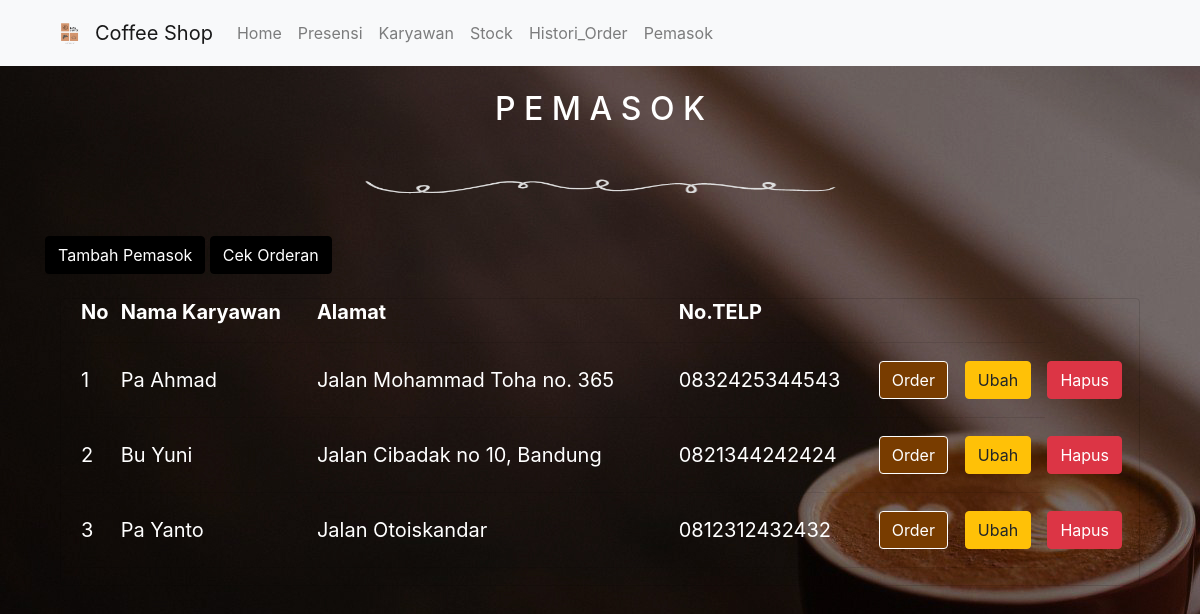
/public/pemasok, run on the app's committed database.
### tables this page shows
CREATE TABLE `pemasok` (
  `id` int(11) NOT NULL,
  `nama` varchar(288) NOT NULL,
  `alamat` varchar(288) NOT NULL,
  `notelp` varchar(20) NOT NULL
);

### app/core/Controller.php (called while the page is built, shortened)
<?php
class Controller {
	public function view($view ,$data = [])
	{
		require_once '../app/views/' . $view . '.php';
	}
	public function service($service){
		return new $service;
	}
}

### app/controllers/Pemasok.php (called while the page is built, shortened)
<?php
class Pemasok extends Controller
{
    public function index()
    {
        $data['judul'] = 'Pemasok';
        $data['pemasok'] = $this->service('Pemasok_Service')->getAll();
        $this->view('pemasok/index', $data);
    }
}

### app/core/App.php (called while the page is built, shortened)
<?php
class App{
	protected $method = 'index';
	protected $params = [];
	public function __construct()
	{
		$this->controller = new $this->controller;
		call_user_func_array([$this->controller, $this->method], $this->params);
	}
}

### public/index.php (called while the page is built, shortened)
<?php
$app = new App;
?>

### app/core/Database.php (called while the page is built, shortened)
<?php
class Database{
    private $host = DB_HOST;
    private $user = DB_USER;
    private $pass = DB_PASS;
    private $db_name = DB_NAME;
    private $dbh;
    private $stmt;
    function __construct()
	{
        $dsn = 'mysql:host=' . $this->host . ';dbname=' . $this->db_name;
        $option = [
            PDO::ATTR_PERSISTENT => true,
            PDO::ATTR_ERRMODE => PDO::ERRMODE_EXCEPTION
        ];
        try{
            $this->dbh = new PDO($dsn, $this->user, $this->pass, $option);
        }catch(PDOExpception $e){
            die($e->getMessage());
        }
    }
    public function query($query){
        $this->stmt = $this->dbh->prepare($query);
    }
    public function execute(){
        $this->stmt->execute();
    }
    public function resultSet(){
        $this->execute();
        return $this->stmt->fetchAll(PDO::FETCH_ASSOC);
    }
}

### app/domain/sales/dao/Pemasok_DAO.php (called while the page is built, shortened)
<?php
class Pemasok_DAO
{
    private $db;
    function __construct()
    {
        $this->db = new Database;
    }
    public function getAllData()
    {
        $this->db->query('SELECT * FROM pemasok');
        return $this->db->resultSet();
    }
}

### app/domain/sales/service/Pemasok_Service.php (called while the page is built, shortened)
<?php
class Pemasok_Service
{
    private $dao;
    function __construct()
    {
        $this->dao = new Pemasok_DAO;
    }
    public function getAll()
    {
        return $this->dao->getAllData();
    }
}

### app/views/pemasok/index.php (the view, shortened to what this page needs)
<body style="background-image : url('<?php echo MYURL; ?>/img/background.jpg'); opacity :5;">
    <center>
        <h2 style="color:white; margin-top:90px">P E M A S O K</h2>
        <img src='<?php echo MYURL; ?>/img/spr.png' width='500px' height='100px;'>
    </center>
    <div class="container">
        <div class="row">
            <div class="col mb-4">
                <button type="button" class="btn btn-primary tambahPemasok" data-toggle="modal" data-target="#formPemasok">
                    Tambah Pemasok
                </button>
                <a href='<?php echo MYURL; ?>/pemasok/detail' type="button" class="btn btn-primary">
                    Cek Orderan
                </a>
            </div>
        </div>
        <div class="col mb-6">
            <div class="card" style="background-color:transparent;">
                <table style="color:white;font-size:20px">
                    <tr>
                        <th style="padding-left:20px">No</th>
                        <th>Nama Karyawan</th>
                        <th>Alamat</th>
                        <th>No.TELP</th>
                        <th></th>
                        <th></th>
                        <th></th>
                    </tr>
                    <tr>
                        <th><hr></th>
                        <th><hr></th>
                        <th><hr></th>
                        <th><hr></th>
                        <th><hr></th>
                        <th><hr></th>
                        <th><hr></th>
                    </tr>
                    <?php $no = 1;
                    foreach ($data['pemasok'] as $pemasok) : ?>
                        <tr>
                            <td style="padding-left:20px"><?php echo $no; ?></td>
                            <td><?php echo $pemasok['nama']; ?></td>
                            <td><?php echo $pemasok['alamat']; ?></td>
                            <td><?php echo $pemasok['notelp']; ?></td>
                            <td>
                            <td><a href="<?php echo MYURL; ?>/pemasok/order/<?php echo $pemasok['nama']; ?>" class="btn btn-primary float-center " style="background-color: #783c00; border-color:white">Order</a></td>
                            </td>
                            <td><a href="<?php echo MYURL; ?>/pemasok/detail/<?php echo $pemasok['id']; ?>" class="btn btn-warning float-center ubahPemasok" data-toggle="modal" data-target="#formPemasok" data-id="<?php echo $pemasok['id']; ?>">Ubah</a></td>
                            <td><a href="<?php echo MYURL; ?>/pemasok/delete/<?php echo $pemasok['id']; ?>" onclick="return confirm('Apakah benar ingin menghapus?');" class="btn btn-danger float-center">Hapus</a></td>
                        <tr>
                        <tr>
                            <th><hr></th>
                            <th><hr></th>
                            <th><hr></th>
                            <th><hr></th>
                            <th><hr></th>
                            <th><hr></th>
                            <th><hr></th>
                        </tr>
                        <?php $no++; ?>
                    <?php endforeach ?>
                </table>
            </div>
        </div>
    </div>
</body>

### data on the page
pemasok: nama "Pa Ahmad", alamat "Jalan Mohammad Toha no. 365", notelp "0832425344543"
pemasok: nama "Bu Yuni", alamat "Jalan Cibadak no 10, Bandung", notelp "0821344242424"
pemasok: nama "Pa Yanto", alamat "Jalan Otoiskandar", notelp "0812312432432"
